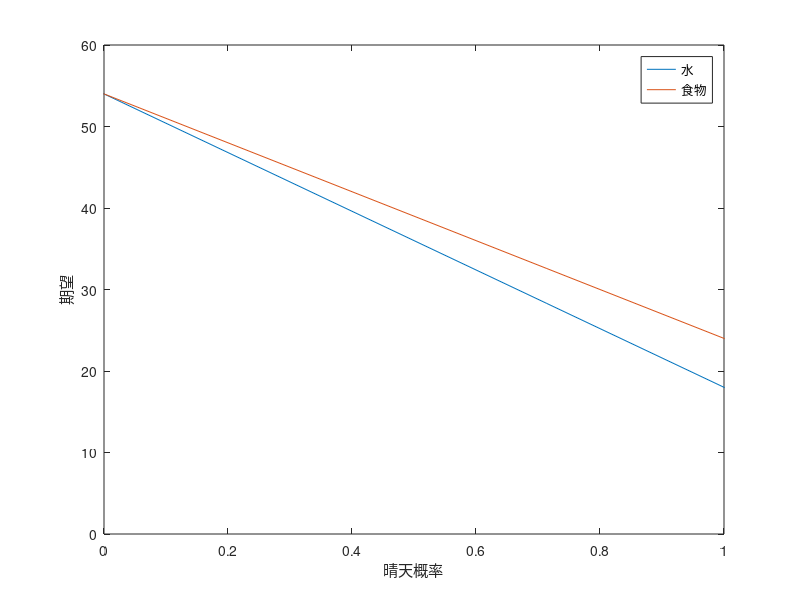

Source code (MATLAB):
r = 0 : 0.01 : 1.0;

figure;
fplot(@(x) x * 18 + (1.0 - x) * 54);
hold on;
fplot(@(x) x * 24 + (1.0 - x) * 54);
axis([0 1 0 60]);
legend([{'水'}, {'食物'}], 'Location', 'best');
xlabel('晴天概率');
ylabel('期望');
